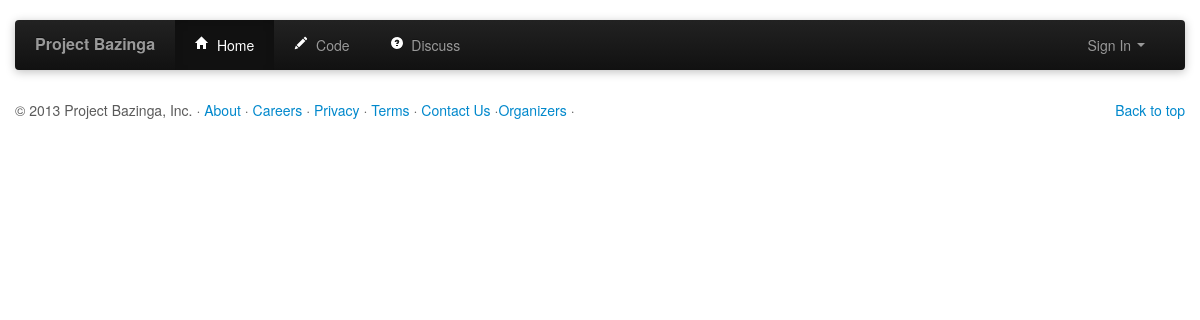
Before: /code with the older database file.
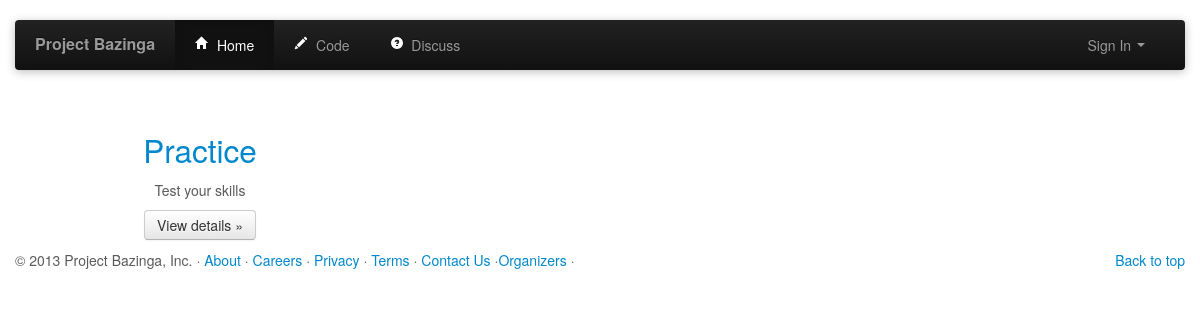
After: the same page with the newer database file.
### tables this page shows
CREATE TABLE contest ("contest_id" INTEGER PRIMARY KEY  AUTOINCREMENT  NOT NULL  UNIQUE , "start_time" DATETIME, "end_time" DATETIME, "name" TEXT NOT NULL , "company" TEXT NOT NULL , "short_description" TEXT NOT NULL ,"long_description" TEXT NOT NULL , "owner" INTEGER NOT NULL);

### contest_views.py (the view)
@contest_views.route('/code')
def contests():
	db = get_db()
	cur = db.execute('SELECT * FROM contest WHERE end_time > ?',[curtime()])
	cs = cur.fetchall()
	return render_template("code.html", contests=cs)

### contest_views.py (called while the page is built)
def curtime():
	return strftime("%Y-%m-%d %H:%M:%S")

def get_db():
	top = _app_ctx_stack.top
	if not hasattr(top, 'sqlite_db'):
		sqlite_db = sqlite3.connect('database.db')
		sqlite_db.row_factory = sqlite3.Row
		top.sqlite_db = sqlite_db
	return top.sqlite_db

### templates/code.html (shortened to what this page needs)
{% extends "header.html" %}
{% block body %}
<div class="container marketing">
  <div class="row">
    {% for contest in contests %}
    <div class="span4">
      <h2><a href="code/contest/{{ contest.contest_id }}" >{{ contest.name }}</a></h2>
      <p>{{ contest.short_description }}</p>
      <p><a class="btn" href="code/contest/{{ contest.contest_id }}">View details &raquo;</a></p>
    </div>
    {% endfor %}
  </div>
</div>
{% endblock %}

Changed rows visible on the page:
added contest: name "Practice", short_description "Test your skills"
